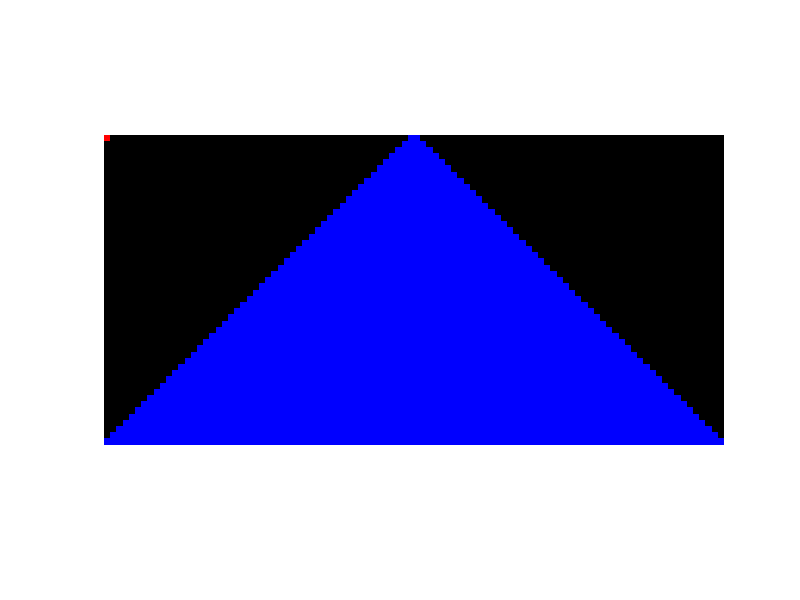

The MATLAB source for this figure:
x(:,:,:)= 255;
for i = 1:50
    for j=50:i+50
        x(i,j,1) =0;
        x(i,j,2) =0;
        x(i,j,3) =255;
        
        
    end
end
for i=1:50
    for j=50:-1:51-i
        x(i,j,1) =0;
        x(i,j,2) =0;
        x(i,j,3) =255;
    end
end


imshow(x)
